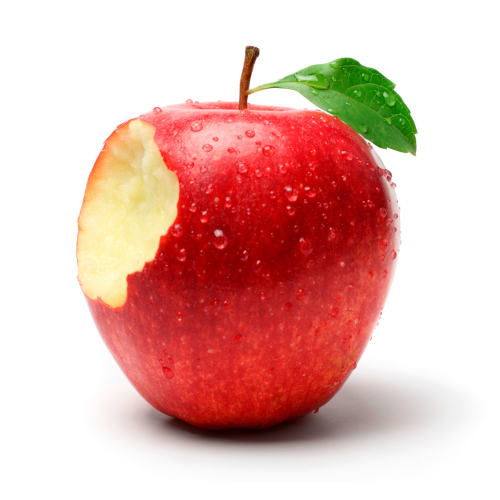
#> input picture images/apple.jpg, 500 x 500 px
$ python main.py images/apple.jpg 5
#> lines starting #> are read from the running program, lines starting #| are printed output that depends on the picture
### genetic.py
import datetime
import copy

import numpy as np      # PIP package
from PIL import Image   # PIP package

from canvas import Canvas

# The dimensions of what the image will be resized to
# Warning: the higher the resolution, the higher the memory usage
WIDTH, HEIGHT = (256, 256)

class GeneticAlgorithm:

    def __init__(self, image: str, population: int) -> None:

        '''Class implements methods to recreate images via a genetic algorithm through
        asexual reproduction.

        Args:
            image: The image to be replicated
            population: The number of images to produce per generation
        '''

        self.image = Image.open(image).resize((WIDTH, HEIGHT))
        self.file_type = image[image.rfind('.'):]
        self.generation = 0

        self.canvases = np.array([Canvas(self.image.size) for _ in np.arange(population)])
        self.parent = None

        # Contains the RGB values of each pixel for the original image
        self.image_RGB = np.zeros(shape=[WIDTH * HEIGHT, 3], dtype=np.uint8)
        self.canvas_RGB = np.zeros(shape=[WIDTH * HEIGHT, 3], dtype=np.uint8)


    def run(self) -> None:

        '''Runner for the GeneticAlgorithm class.'''

        self.image_RGB[:] = [self.image.getpixel((x, y)) for y in np.arange(HEIGHT)
                                                         for x in np.arange(WIDTH)]

        # Keeps running until an exact replica is made
        while not self.get_fitness():

            self.reproduce()


    def get_fitness(self) -> bool:

        '''Calculates fitness for a generation.

        Fitness is the sum of the differences in pixels between a canvas and the
        original image. Fitness is calulated for each canvas and ranked based on lowest
        value (least difference).

        Returns:
            If a replica was created or not
        '''

        best_fitness = np.Infinity

        for canvas in self.canvases:

            self.canvas_RGB[:] = [canvas.canvas.getpixel((x, y)) for y in np.arange(HEIGHT)
                                                                 for x in np.arange(WIDTH)]

            canvas_fitness = np.sum(np.abs(self.image_RGB - self.canvas_RGB))

            # The child with the best fitness becomes the parent
            if canvas_fitness < best_fitness:

                best_fitness = canvas_fitness
                self.parent = canvas

        self.log(best_fitness) if self.generation % 100 == 0 else ...
        return best_fitness == 0


    def log(self, parent_fitness: int) -> None:

        '''Outputs to the terminal the best fitness of the current generation.

        Args:
            parent_fitness: The best fitness of the generation
        '''

        # Save the best image every n generations and print its fitness
        print(f'[{datetime.datetime.now().strftime("%H:%M:%S")}]', end=' ')
        print(f"Fitness for generation {self.generation}: {parent_fitness}")

        self.parent.canvas.save(f'output/{self.generation}{self.file_type}')


    def reproduce(self) -> None:

        '''Asexual reproduction.

        The parent's triangles are taken and given the chance to mutate in an attempt
        to create better offspring.
        '''

        for canvas in self.canvases:

            canvas.triangles[:] = copy.deepcopy(self.parent.triangles)

            canvas.mutate_triangles()
            canvas.draw_triangles()

        self.generation += 1

### canvas.py
import numpy as np                  # PIP package
from PIL import Image, ImageDraw    # PIP package

from triangle import Triangle

NUM_TRIANGLES = 1024

class Canvas:

    def __init__(self, img_size: tuple) -> None:

        '''Class manages the image by drawing/mutating triangles.

        Args:
            size: the width and height of the original image
        '''

        self.img_size = img_size
        self.canvas = None

        # Value within np.arange defines the # of triangles per image
        self.triangles = np.array([Triangle(self.img_size) for _ in np.arange(NUM_TRIANGLES)])

        # Draws the initial canvases
        self.draw_triangles()


    def draw_triangles(self) -> None:

        '''Draws the triangles associated with a canvas.'''

        # A "blank slate"
        self.canvas = Image.new('RGB', size=(self.img_size))
        image = ImageDraw.Draw(self.canvas, 'RGBA')

        for triangle in self.triangles:

            image.polygon(triangle.get_edges(), fill=triangle.get_RGBA())


    def mutate_triangles(self) -> None:

        '''Gives triangles the chance to mutate. Color and position can be changed.'''

        for triangle in self.triangles:

            triangle.mutate_colors()
            triangle.mutate_edges()

### triangle.py
import random

MUTATION_RATE = 0.075    # % chance to mutate. Change to your likings

class Triangle:

    def __init__(self, img_size: tuple) -> None:

        '''Class defines a triangle's RGBA values and edges.
        Additional methods are included to mutate a triangle's attributes.
        '''

        self.width, self.height = img_size[0] - 1, img_size[1] - 1

        # Triangles are in RGBA format
        self.r = random.randint(0, 255)
        self.g = random.randint(0, 255)
        self.b = random.randint(0, 255)
        self.a = random.randint(95, 115)

        # Coordinates for the edges of the triangle
        self.edge1 = [random.randint(0, self.width), random.randint(0, self.height)]
        self.edge2 = [random.randint(0, self.width), random.randint(0, self.height)]
        self.edge3 = [random.randint(0, self.width), random.randint(0, self.height)]


    def get_edges(self) -> tuple:

        '''Getter method that makes it easy to input the edge coordinates into the
        `ImageDraw.Draw.polygon()` method.

        Returns:
            The coordinates of each edge in a tuple
        '''

        return tuple(self.edge1), tuple(self.edge2), tuple(self.edge3)


    def get_RGBA(self) -> tuple:

        '''Getter method that makes it easy to input the RGBA values into the
        `ImageDraw.Draw.polygon()` method.

        Returns:
            The RGBA value of the triangle packed in a tuple
        '''

        return self.r, self.g, self.b, self.a


    def mutate_colors(self) -> None:

        '''Possibly mutates color and transparency by a small amount.'''

        if MUTATION_RATE > random.random():

            self.r = max(0, min(self.r + random.randint(-10, 10), 255))
            self.g = max(0, min(self.g + random.randint(-10, 10), 255))
            self.b = max(0, min(self.b + random.randint(-10, 10), 255))
            self.a = max(95, min(self.a + random.randint(-5, 5), 115))


    def mutate_edges(self) -> None:

        '''Possibly mutates edge positions by a small amount.'''

        if MUTATION_RATE > random.random():

            self.edge1[0] = max(0, min(self.width, self.edge1[0] + random.randint(-20, 20)))
            self.edge1[1] = max(0, min(self.height, self.edge1[1] + random.randint(-20, 20)))

            self.edge2[0] = max(0, min(self.width, self.edge2[0] + random.randint(-20, 20)))
            self.edge2[1] = max(0, min(self.height, self.edge2[1] + random.randint(-20, 20)))

            self.edge3[0] = max(0, min(self.width, self.edge3[0] + random.randint(-20, 20)))
            self.edge3[1] = max(0, min(self.height, self.edge3[1] + random.randint(-20, 20)))

### main.py
#! /usr/bin/env python3

import sys
import os
import glob

from genetic import GeneticAlgorithm

def input_check(image: str, population: int) -> bool:

    '''Checks the validity of the arguments entered by the user.

    Args:
        image: The path to the source image
        population: Population size

    Returns:
        If any errors occurred
    '''

    errors = False

    if not os.path.exists(image):

        print(f'File "{image}" does not exist.')
        errors = True

    if population < 1:

        print('Asexual reproduction requires a population of 1 or more.')
        errors = True

    return errors


def main() -> None:

    '''Initializes and runs the program.'''

    try:

        # Passed-in arguments
        image_path = sys.argv[1]
        population = int(sys.argv[2])

    except IndexError:

        exit('Program should be run with 2 arguments: image path and population')

    errors = input_check(image_path, population)

    if not errors:

        # Create the output folder if it does not exist
        if not os.path.exists('output'):

            os.makedirs('output')

        # Clear output from previous run
        output_folder = glob.glob('output/*')

        for image in output_folder:

            os.remove(image)

        algorithm = GeneticAlgorithm(image_path, population)
#> in draw_triangles, `self.canvas = Image.new('RGB', size=(self.img_size))`: self.canvas: PIL image 256x256 RGB; every value is 0
        algorithm.run()
#> in log, `self.parent.canvas.save(f'output/{self.generation}{self.file_type}')`:
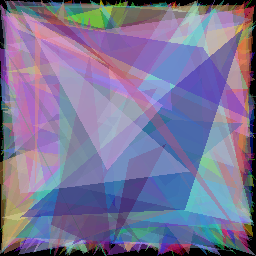
#> saved as 0.jpg: PIL image 256x256 RGB; mean R, G, B 122.6, 117.2, 151.5


if __name__ == '__main__':

#> (the run stopped early here; a loop or call above may not have finished)
